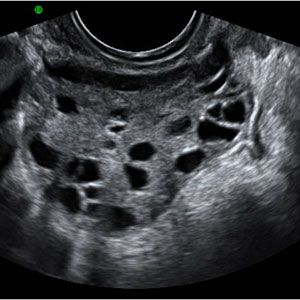
#> input picture data/train/infected/img2.jpg, 300 x 300 px, found by its file name
$ jupyter execute tecniques.ipynb
#> lines starting #> are read from the running program, lines starting #| are printed output that depends on the picture; after the words box and inside, x2 and y2 are one past the last pixel; in counts of white or black regions, pixels touching at a corner belong together
[cell 1]
# [22 lines of commented-out code are left out]

[cell 2]
import cv2
import numpy as np
from PIL import Image

img = cv2.imread('F:/sem 8 pcos/pcos-sem-8/data/train/infected/img2.jpg')
#> img is the input picture: shape (300, 300, 3); mean B, G, R 59.8, 56.5, 55.2


img = cv2.cvtColor(np.array(img), cv2.COLOR_BGR2GRAY)
#> img: shape (300, 300)

ret, thresh1 = cv2.threshold(img, 120, 255, cv2.THRESH_BINARY)
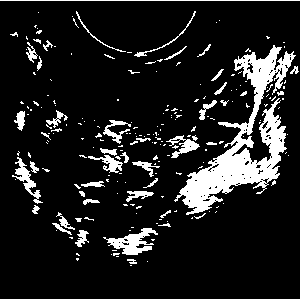
#> thresh1: shape (300, 300); 12.6% white; 217 white regions (170 under 20 px), largest, box (x1, y1, x2, y2) and area: (174, 45, 296, 215) 5868, (103, 228, 158, 255) 635, (12, 157, 43, 204) 372
ret, thresh2 = cv2.threshold(img, 120, 255, cv2.THRESH_BINARY_INV)
ret, thresh3 = cv2.threshold(img, 120, 255, cv2.THRESH_TRUNC)
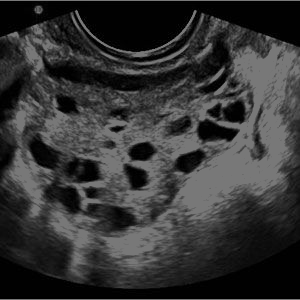
#> thresh3: shape (300, 300); min 0, max 120, mean 52.5
ret, thresh4 = cv2.threshold(img, 120, 255, cv2.THRESH_TOZERO)
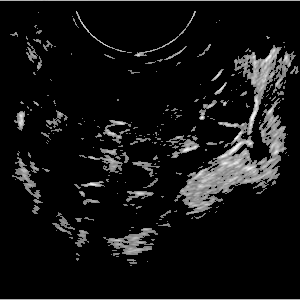
#> thresh4: shape (300, 300); min 0, max 251, mean 19.1
ret, thresh5 = cv2.threshold(img, 120, 255, cv2.THRESH_TOZERO_INV)
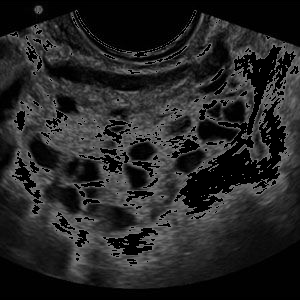
#> thresh5: shape (300, 300); min 0, max 120, mean 37.4

cv2.imshow('Binary Threshold', thresh1)
cv2.imshow('Binary Threshold Inverted', thresh2)
cv2.imshow('Truncated Threshold', thresh3)
cv2.imshow('Set to 0', thresh4)
cv2.imshow('Set to 0 Inverted', thresh5)

if cv2.waitKey(0) & 0xff == 27:
#> (key Esc is pressed here)
	cv2.destroyAllWindows()

$ run again, with data/train/infected/img1.jpg copied over data/train/infected/img2.jpg
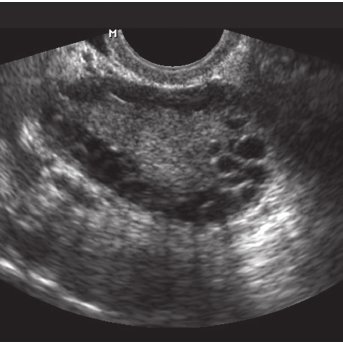
#> input picture data/train/infected/img1.jpg, 343 x 343 px, found by its file name
#> img is the input picture: shape (343, 343, 3); mean B, G, R 74.2, 73.2, 76
#> img: shape (343, 343)
#> `ret, thresh1 = cv2.threshold(img, 120, 255, cv2.THRESH_BINARY)`:
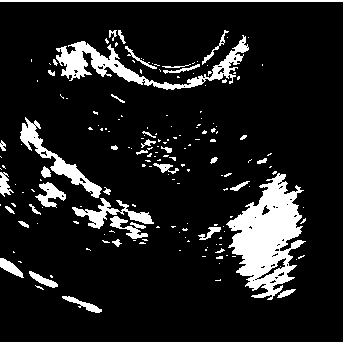
#> thresh1: shape (343, 343); 12.4% white; 180 white regions (139 under 20 px), largest, box (x1, y1, x2, y2) and area: (226, 173, 306, 300) 5259, (56, 35, 249, 90) 2537, (20, 117, 102, 198) 1206
#> `ret, thresh5 = cv2.threshold(img, 120, 255, cv2.THRESH_TOZERO_INV)`:
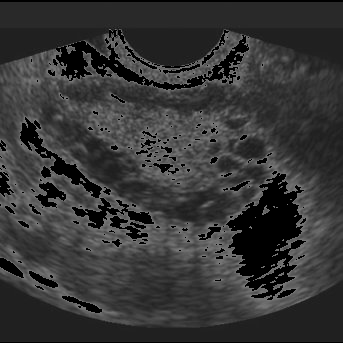
#> thresh5: shape (343, 343); min 0, max 120, mean 54

$ run again, with data/train/infected/img10.jpg copied over data/train/infected/img2.jpg
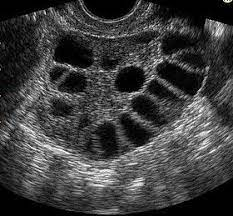
#> input picture data/train/infected/img10.jpg, 233 x 216 px, found by its file name
#> img is the input picture: shape (216, 233, 3); mean B, G, R 61.7, 61.7, 61.7
#> img: shape (216, 233)
#> `ret, thresh1 = cv2.threshold(img, 120, 255, cv2.THRESH_BINARY)`:
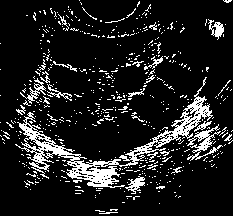
#> thresh1: shape (216, 233); 12.6% white in thin lines or dots
#> thresh2: shape (216, 233); 87.4% white; black in thin lines or dots
#> `ret, thresh5 = cv2.threshold(img, 120, 255, cv2.THRESH_TOZERO_INV)`:
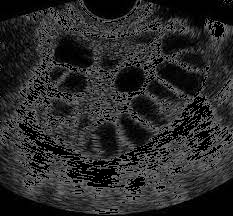
#> thresh5: shape (216, 233); min 0, max 120, mean 42
